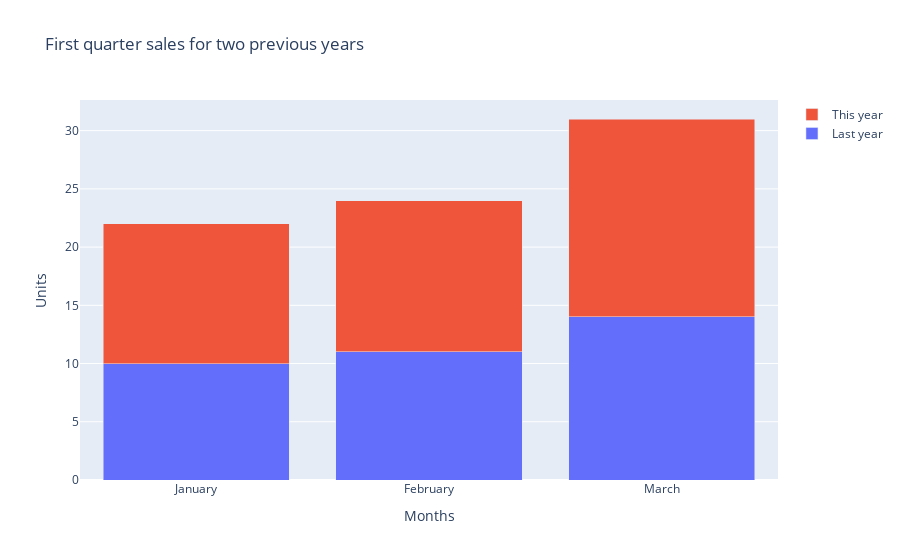

Source (notebook cell):
### Markdown cell above
## Stacked bar chart

### Code cell
trace0 = go.Bar(x = ["January", "February", "March"],
              y = [10, 11, 14],
              name = "Last year")

trace1 = go.Bar(x = ["January", "February", "March"],
              y = [12, 13, 17],
              name = "This year")

data = [trace0, trace1]

layout = {"title":"First quarter sales for two previous years",
         "xaxis":{"title":"Months"},
         "yaxis":{"title":"Units"},
         "barmode":"stack"}

pio.show({"data": data, 'layout':layout})

### Figure 1 — Plotly figure (JSON) as saved in the notebook; plotly's stock layout.template omitted (floating-point values rounded to 4 significant figures)
{"data": [{"name": "Last year", "type": "bar", "x": ["January", "February", "March"], "y": [10, 11, 14]}, {"name": "This year", "type": "bar", "x": ["January", "February", "March"], "y": [12, 13, 17]}], "layout": {"autosize": true, "barmode": "stack", "title": {"text": "First quarter sales for two previous years"}, "xaxis": {"autorange": true, "range": [-0.5, 2.5], "title": {"text": "Months"}, "type": "category"}, "yaxis": {"autorange": true, "range": [0, 32.63], "title": {"text": "Units"}, "type": "linear"}}}
